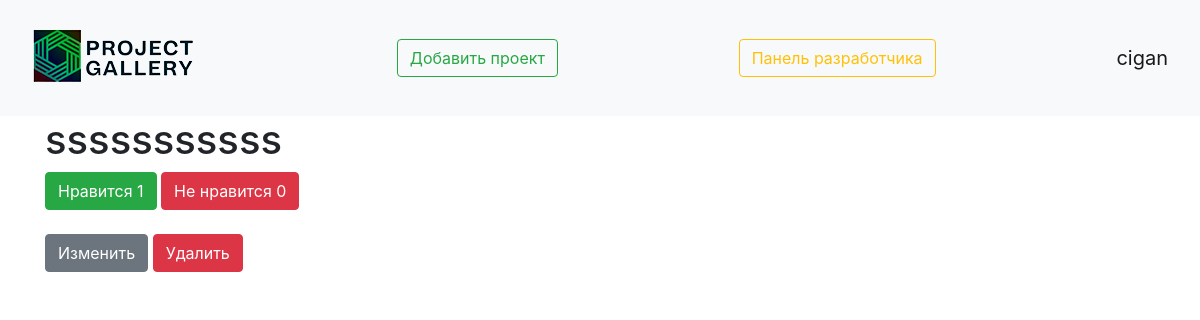
The page /viewing_project/7 (signed in) on the database as committed earlier.
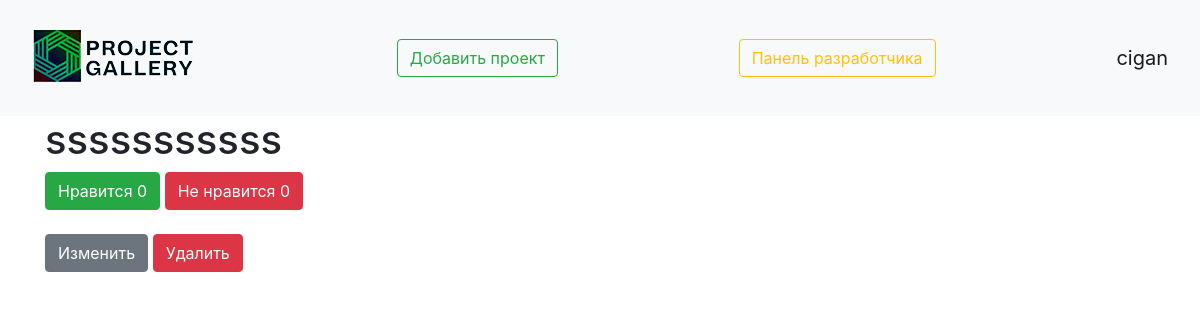
The same page on the database as committed later.
### data/projects.py (models this page shows)
class Projects(SqlAlchemyBase, SerializerMixin):
    __tablename__ = 'projects'
    id = sqlalchemy.Column(sqlalchemy.Integer,
                           primary_key=True, autoincrement=True)
    title = sqlalchemy.Column(sqlalchemy.String, nullable=True)
    content = sqlalchemy.Column(sqlalchemy.String, nullable=True)
    created_date = sqlalchemy.Column(sqlalchemy.DateTime,
                                     default=datetime.datetime.now)
    is_private = sqlalchemy.Column(sqlalchemy.Boolean, default=True)
    is_confirmed = sqlalchemy.Column(sqlalchemy.Boolean, nullable=True, default=False)
    is_deleted = sqlalchemy.Column(sqlalchemy.Boolean, nullable=True, default=False)
    image = sqlalchemy.Column()
    like = sqlalchemy.Column(sqlalchemy.Integer, default=0)
    dislike = sqlalchemy.Column(sqlalchemy.Integer, default=0)
    user_id = sqlalchemy.Column(sqlalchemy.Integer,
                                sqlalchemy.ForeignKey("users.id"))
    user = orm.relation('User')

### main.py (the view)
@app.route('/viewing_project/<int:id>', methods=['GET', 'POST'])
@login_required
def viewing_project(id):
    db_sess = db_session.create_session()
    projects = db_sess.query(Projects).filter(Projects.id == id).first()
    return render_template("viewing_project.html", projects=projects)

### data/db_session.py (called while the page is built)
def create_session() -> Session:
    global __factory
    return __factory()

### main.py (called while the page is built)
@login_manager.user_loader
def load_user(user_id):
    db_sess = db_session.create_session()
    return db_sess.query(User).get(user_id)

### templates/viewing_project.html (shortened to what this page needs)
{% extends "base.html" %}
{% block content %}
<h1>{{ projects.title }}</h1>
<div>
    <a href="/like_projects/{{ projects.id }}" class="btn btn-success">
        Нравится {{ projects.like }}
    </a>
    <a href="/dislike_projects/{{ projects.id }}" class="btn btn-danger">
        Не нравится {{ projects.dislike }}
    </a>
</div><br>
{% if current_user.is_authenticated and current_user == projects.user %}
    <div>
        <a href="/projects/{{ projects.id }}" class="btn btn-secondary">
            Изменить
        </a>
        <a href="/projects_delete/{{ projects.id }}" class="btn btn-danger">
            Удалить
        </a>
    </div>
{% endif %}
{% endblock %}

Rows that differ between the two databases and show on the page:
changed Projects "sssssssssss": like "1" → "0"
